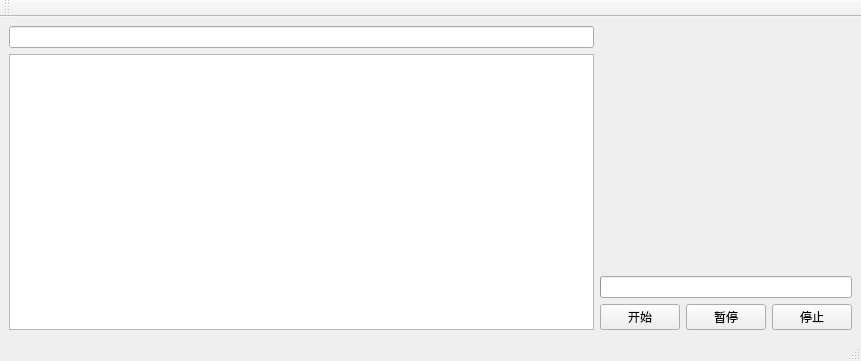
<?xml version="1.0" encoding="UTF-8"?>
<ui version="4.0">
 <class>MainWindow</class>
 <widget class="QMainWindow" name="MainWindow">
  <property name="geometry">
   <rect>
    <x>0</x>
    <y>0</y>
    <width>861</width>
    <height>361</height>
   </rect>
  </property>
  <property name="windowTitle">
   <string>MainWindow</string>
  </property>
  <property name="styleSheet">
   <string notr="true">QAction::unchecked {background-color:red} QAction::checked {background-color:green}</string>
  </property>
  <widget class="QWidget" name="centralwidget">
   <layout class="QGridLayout" name="gridLayout">
    <item row="1" column="0" rowspan="3">
     <widget class="QTableView" name="tableView"/>
    </item>
    <item row="3" column="3">
     <widget class="QPushButton" name="btnStop">
      <property name="text">
       <string>停止</string>
      </property>
     </widget>
    </item>
    <item row="3" column="1">
     <widget class="QPushButton" name="btnStart">
      <property name="text">
       <string>开始</string>
      </property>
     </widget>
    </item>
    <item row="2" column="1" colspan="3">
     <widget class="DragProgressBar" name="progressBar">
      <property name="value">
       <number>0</number>
      </property>
      <property name="alignment">
       <set>Qt::AlignCenter</set>
      </property>
      <property name="textVisible">
       <bool>false</bool>
      </property>
      <property name="format">
       <string>%m%</string>
      </property>
     </widget>
    </item>
    <item row="3" column="2">
     <widget class="QPushButton" name="btnPause">
      <property name="text">
       <string>暂停</string>
      </property>
     </widget>
    </item>
    <item row="0" column="0">
     <widget class="QLineEdit" name="lineEditSearch">
      <property name="styleSheet">
       <string notr="true">QLineEdit QPushButton {backgroun-color:rgb(170, 0, 255)}</string>
      </property>
      <property name="clearButtonEnabled">
       <bool>true</bool>
      </property>
     </widget>
    </item>
    <item row="0" column="1" rowspan="2" colspan="3">
     <widget class="QLabel" name="labelArtImage">
      <property name="text">
       <string/>
      </property>
      <property name="alignment">
       <set>Qt::AlignCenter</set>
      </property>
     </widget>
    </item>
   </layout>
  </widget>
  <widget class="QMenuBar" name="menubar">
   <property name="geometry">
    <rect>
     <x>0</x>
     <y>0</y>
     <width>861</width>
     <height>21</height>
    </rect>
   </property>
  </widget>
  <widget class="QStatusBar" name="statusbar"/>
  <widget class="QToolBar" name="toolBar">
   <property name="windowTitle">
    <string>toolBar</string>
   </property>
   <attribute name="toolBarArea">
    <enum>TopToolBarArea</enum>
   </attribute>
   <attribute name="toolBarBreak">
    <bool>false</bool>
   </attribute>
  </widget>
  <action name="actionOpenFile">
   <property name="text">
    <string>打开音频文件</string>
   </property>
  </action>
  <action name="actionOpenDir">
   <property name="text">
    <string>打开音频目录</string>
   </property>
  </action>
  <action name="actionEnglish">
   <property name="checkable">
    <bool>true</bool>
   </property>
   <property name="text">
    <string>切换英文</string>
   </property>
  </action>
  <action name="actionChinese">
   <property name="checkable">
    <bool>true</bool>
   </property>
   <property name="text">
    <string>切换中文</string>
   </property>
  </action>
 </widget>
 <customwidgets>
  <customwidget>
   <class>DragProgressBar</class>
   <extends>QProgressBar</extends>
   <header location="global">dragprogressbar.h</header>
  </customwidget>
 </customwidgets>
 <resources/>
 <connections/>
</ui>
